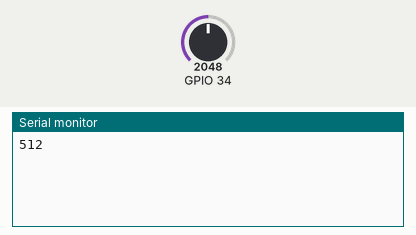
Recording of a sketch running on a simulated ESP32. Parts: the last lines printed to the serial monitor. The test bench sets the inputs (shaded band); at power-on: GPIO 34 = 2048 (analog values on the 0–4095 scale).

Above: at 1.2 s.
1.3 s: GPIO 34 set to 2866
At 2.5 s:
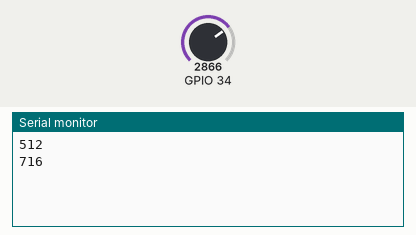
2.8 s: GPIO 34 set to 3603
At 3.8 s:
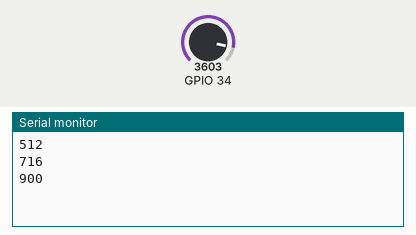
Timing chart, 0 to 5.8 s (numbered marks = the images above; inputs shaded):
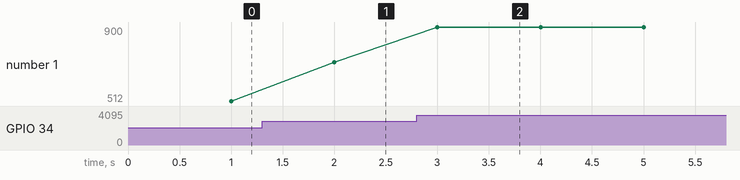

The sketch:

arduinoCodigoHumedad.ino
```cpp
#include <WiFi.h>
#include <esp_now.h>

uint8_t macReceptor[] = {0x8C, 0x4F, 0x00, 0x2F, 0x7A, 0xB4};

unsigned long tiempoAnterior = 0;
const long intervaloHumedad = 1000;

void setup() {
  Serial.begin(115200);

  WiFi.mode(WIFI_STA);


  analogReadResolution(10);

  if (esp_now_init() != ESP_OK) {
    Serial.println("Error al inicializar ESP-NOW");
    return;
  }

  esp_now_peer_info_t informacionPeer;
  memset(&informacionPeer, 0, sizeof(informacionPeer));
  memcpy(informacionPeer.peer_addr, macReceptor, 6);
  informacionPeer.channel = 0;
  informacionPeer.encrypt = false;

  if (esp_now_add_peer(&informacionPeer) != ESP_OK) {
    Serial.println("Error al agregar el Peer");
    return;
  }
}

void loop() {
  unsigned long tiempoActual = millis();

  // --- TAREA A: Leer Humedad nativa en 10 bits ---
  if (tiempoActual - tiempoAnterior >= intervaloHumedad) {
    tiempoAnterior = tiempoActual;

    // Al usar el pin 34, la lectura ya sale directo entre 0 y 1023 gracias al setup()
    int valor_escala_arduino = analogRead(34);

    // Mandamos el dato limpio a tu interfaz de Python
    Serial.println(valor_escala_arduino);
  }

  // --- TAREA B: Escuchar órdenes de Python ---
  if (Serial.available() > 0) {
    String comando = Serial.readStringUntil('\n');
    comando.trim();

    if (comando == "RIEGO_ON" || comando == "RIEGO_OFF") {
      char mensaje[32];
      comando.toCharArray(mensaje, sizeof(mensaje));
      esp_now_send(macReceptor, (uint8_t *) mensaje, strlen(mensaje) + 1);
    }
  }
}
```

Measured:
- after the input at 1.3 s, the serial monitor: prints a new line after 0.70 s (image 1)
- after the input at 2.8 s, the serial monitor: prints a new line after 0.20 s (image 2)
- plotted number 1: 512 → 716 after the input at 1.3 s, 716 → 900 after the input at 2.8 s
